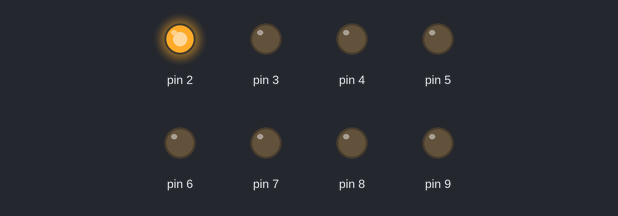
This sketch was run on a simulated Arduino Uno, built with avr-gcc and run on an emulated ATmega328P. Parts: output pins drawn as LEDs (lit = HIGH).

Above: at 0.2 s.
At 1.2 s:
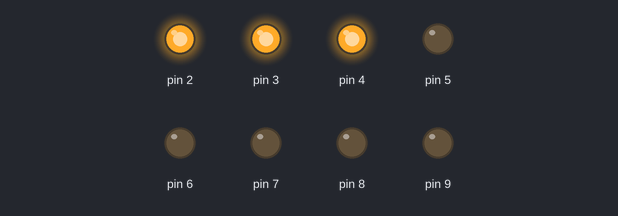
At 1.7 s:
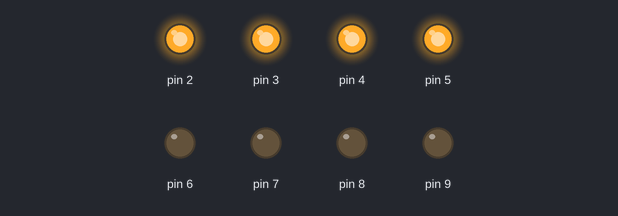
At 2.7 s:
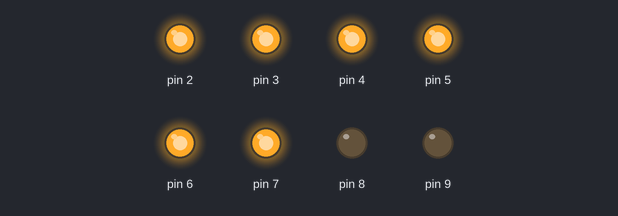
At 3.7 s:
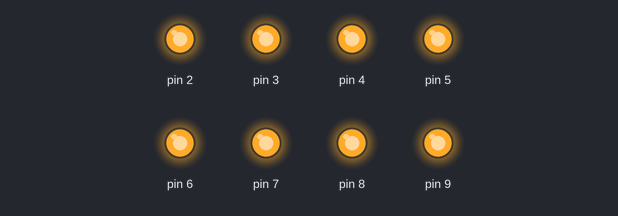
At 5.2 s:
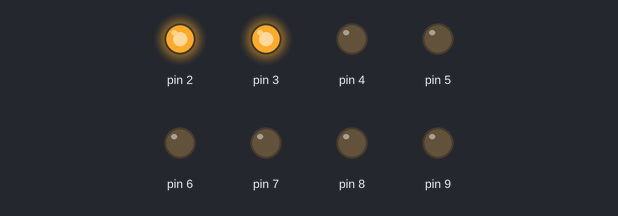
Timing chart, 0 to 5.9 s (numbered marks = the images above):
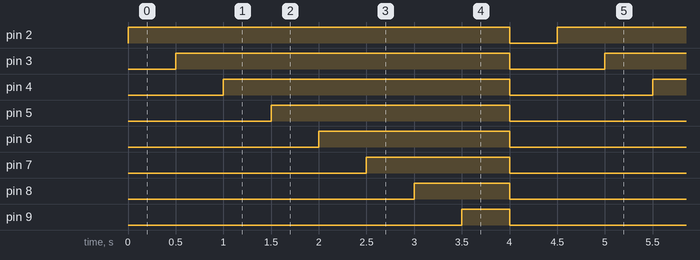

The sketch:

7-segment_Display.ino
```cpp
void setup() {
for(int i = 2; i<=9 ;i++){
  pinMode(i, OUTPUT);
}
}
void loop() {
  // Turn on all the segment one by one
for(int counter1 = 2; counter1 < 10 ; counter1++){
  digitalWrite(counter1, HIGH);
  delay(500);
}
  // Turn off all the segment at once
for(int counter2 = 9; counter2 >= 2 ; counter2--){
  digitalWrite(counter2, LOW);
}
delay(500);
}
```

Measured:
- by itself, pin 2: alternates HIGH for 4.0 s and LOW for 0.50 s
- by itself, pin 3: alternates HIGH for 3.5 s and LOW for 1.0 s
- by itself, pin 4: alternates HIGH for 3.0 s and LOW for 1.5 s
- by itself, pin 5: alternates HIGH for 2.5 s and LOW for 2.0 s
- by itself, pin 6: alternates HIGH for 2.0 s and LOW for 2.5 s
- by itself, pin 7: alternates HIGH for 1.5 s and LOW for 3.0 s
- by itself, pin 8: alternates HIGH for 1.0 s and LOW for 3.5 s
- by itself, pin 9: alternates HIGH for 0.50 s and LOW for 4.0 s
